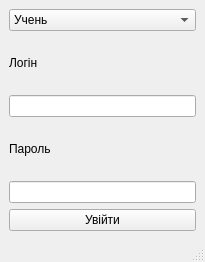
<?xml version="1.0" encoding="UTF-8"?>
<ui version="4.0">
 <class>MainWindow</class>
 <widget class="QMainWindow" name="MainWindow">
  <property name="geometry">
   <rect>
    <x>0</x>
    <y>0</y>
    <width>205</width>
    <height>262</height>
   </rect>
  </property>
  <property name="sizePolicy">
   <sizepolicy hsizetype="Fixed" vsizetype="Fixed">
    <horstretch>0</horstretch>
    <verstretch>0</verstretch>
   </sizepolicy>
  </property>
  <property name="minimumSize">
   <size>
    <width>205</width>
    <height>262</height>
   </size>
  </property>
  <property name="maximumSize">
   <size>
    <width>205</width>
    <height>262</height>
   </size>
  </property>
  <property name="windowTitle">
   <string>Логін</string>
  </property>
  <widget class="QWidget" name="centralwidget">
   <layout class="QVBoxLayout" name="verticalLayout_2">
    <item>
     <layout class="QVBoxLayout" name="verticalLayout">
      <item>
       <widget class="QComboBox" name="comboBox">
        <item>
         <property name="text">
          <string>Учень</string>
         </property>
        </item>
        <item>
         <property name="text">
          <string>Кандидат</string>
         </property>
        </item>
        <item>
         <property name="text">
          <string>Адміністратор</string>
         </property>
        </item>
       </widget>
      </item>
      <item>
       <widget class="QLabel" name="label">
        <property name="text">
         <string>Логін</string>
        </property>
       </widget>
      </item>
      <item>
       <widget class="QLineEdit" name="lineEdit"/>
      </item>
      <item>
       <widget class="QLabel" name="label_2">
        <property name="text">
         <string>Пароль</string>
        </property>
       </widget>
      </item>
      <item>
       <widget class="QLineEdit" name="lineEdit_2"/>
      </item>
      <item>
       <widget class="QPushButton" name="pushButton">
        <property name="text">
         <string>Увійти</string>
        </property>
       </widget>
      </item>
     </layout>
    </item>
   </layout>
  </widget>
  <widget class="QMenuBar" name="menubar">
   <property name="geometry">
    <rect>
     <x>0</x>
     <y>0</y>
     <width>205</width>
     <height>22</height>
    </rect>
   </property>
  </widget>
  <widget class="QStatusBar" name="statusbar"/>
 </widget>
 <resources/>
 <connections/>
</ui>
